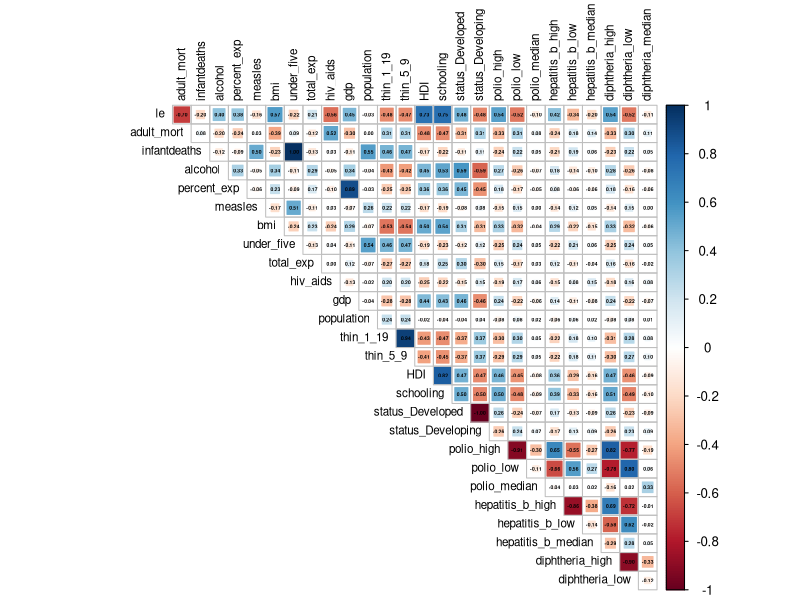

Generate this figure with R: (Note: this script raises an error after producing the figure.)
## ---- chunk 1
library(tidyverse)
library(modelr)
library(mgcv)
library(corrplot)
library(leaps)
library(caret)
library(patchwork)

knitr::opts_chunk$set(
  echo = TRUE,
  fig.width = 6,
  fig.asp = .7,
  dpi = 800,
  out.width = "80%"
)

theme_set(theme_minimal())

options(
  ggplot2.continuous.colour = "viridis",
  ggplot2.continuous.fill = "viridis"
)

scale_colour_discrete = scale_colour_viridis_d
scale_fill_discrete = scale_fill_viridis_d
## ---- chunk 2
le_df = 
  read_csv("./data/Dummy_Data.CSV")
## ---- chunk 3
cm_df =
  le_df %>%
  dplyr::select(-c(country,continent,year))

corrplot(cor(cm_df), type = "upper", diag = FALSE, method = "square", addCoef.col = "black", number.cex = .3, tl.col = "black", tl.cex = .7)
## ---- chunk 4
sub_fit = regsubsets(le ~ status_Developed + adult_mort + infantdeaths + alcohol + percent_exp + hepatitis_b_high + hepatitis_b_low + measles + bmi + under_five + polio_high + polio_low + total_exp + diphtheria_high + diphtheria_low + hiv_aids + gdp + population + thin_1_19 + thin_5_9 + HDI + schooling, data = le_df)

best_summary = summary(sub_fit)
best_summary_df = 
  as.data.frame(best_summary$outmat) %>% 
  remove_rownames() %>% 
  add_column(" " = c(1:9), .before = "status_Developed")

table = as.data.frame(t(best_summary_df[-1])) %>% 
  rename("1" = "V1", "2" = "V2", "3" = "V3","4" = "V4", "5" = "V5", "6" = "V6","7" = "V7", "8" = "V8","9" = "V9")
## ---- chunk 5
table %>% 
     knitr::kable()
## ---- chunk 6
Model_comparison =
  tibble(
	n_pred = c(1:9),
	"Adj R2" = best_summary$adjr2,
	"BIC" = best_summary$bic,
	"Cp" = best_summary$cp,
	"RSE" = best_summary$rsq,
	"RSS" = best_summary$rss
	) %>%
	gather(key = "Statistics", value = "value", 2:6) %>%
	ggplot(aes(x = n_pred, y = value)) +
	  geom_point() +
	  geom_line() +
	  facet_grid(Statistics ~ ., scales = "free_y") +
	  labs(
	  	x = "Number of Predictors",
	  	y = "Values",
	  	title = "Model Selection Criteria Comparison"
	  )

Model_comparison
## ---- chunk 7
#stepwise
mod_1 = lm(le ~ status_Developed + adult_mort + bmi + polio_high + diphtheria_low + hiv_aids + gdp + thin_1_19 + HDI + schooling, data = le_df)

# model_7
mod_2 = lm(le ~ status_Developed + percent_exp + HDI + adult_mort + infantdeaths + schooling + gdp + hiv_aids + gdp * percent_exp, data = le_df)

#backward/forward
mod_3 = lm(le ~ status_Developed + adult_mort + bmi + polio_high + diphtheria_high + hiv_aids + gdp + thin_1_19 + HDI + schooling, data = le_df)

#best subsets selection 
mod_4 = lm(le ~ adult_mort + bmi + under_five + polio_high + hiv_aids + gdp + HDI + schooling, data = le_df)

## ---- chunk 8
set.seed(2)

cv_df = 
  crossv_mc(le_df, 100) %>% 
  mutate(
    train = map(train, as_tibble),
    test = map(test, as_tibble)
  ) %>% 
  mutate(
    mod_1 = map(train, ~lm(formula = formula(mod_1), data = .x)),
    mod_2 = map(train, ~lm(formula = formula(mod_2), data = .x)),
    mod_3 = map(train, ~lm(formula = formula(mod_3), data = .x)),
    mod_4 = map(train, ~lm(formula = formula(mod_4), data = .x))
    ) %>% 
  mutate(
    rmse_1 = map2_dbl(mod_1, test, ~rmse(model = .x, data = .y)),
    rmse_2 = map2_dbl(mod_2, test, ~rmse(model = .x, data = .y)),
    rmse_3 = map2_dbl(mod_3, test, ~rmse(model = .x, data = .y)),
    rmse_4 = map2_dbl(mod_4, test, ~rmse(model = .x, data = .y))
    ) %>% 
  mutate(
    mae_1 = map2_dbl(mod_1, test, ~mae(model = .x, data = .y)),
    mae_2 = map2_dbl(mod_2, test, ~mae(model = .x, data = .y)),
    mae_3 = map2_dbl(mod_3, test, ~mae(model = .x, data = .y)),
    mae_4 = map2_dbl(mod_4, test, ~mae(model = .x, data = .y))
    ) %>% 
  mutate(
    rsq_1 = map2_dbl(mod_1, test, ~rsquare(model = .x, data = .y)),
    rsq_2 = map2_dbl(mod_2, test, ~rsquare(model = .x, data = .y)),
    rsq_3 = map2_dbl(mod_3, test, ~rsquare(model = .x, data = .y)),
    rsq_4 = map2_dbl(mod_4, test, ~rsquare(model = .x, data = .y))
    )
## ---- chunk 9
rmse_table = 
  cv_df %>%
  pivot_longer(
    rmse_1:rmse_4,
    names_to = "model", 
    values_to = "rmse",
    names_prefix = "rmse_") %>% 
  mutate(model = fct_inorder(model),
         model = fct_recode(model, "Model 1" = "1",
                                   "Model 2" = "2",
                                   "Model 3" = "3",
                                   "Model 4" = "4"))
rsq_table = 
  cv_df %>% 
  pivot_longer(
    rsq_1:rsq_4,
    names_to = "model", 
    values_to = "rsq",
    names_prefix = "rsq_") %>% 
  mutate(model = fct_inorder(model),
         model = fct_recode(model, "Model 1" = "1",
                                   "Model 2" = "2",
                                   "Model 3" = "3",
                                   "Model 4" = "4"))
mae_table = 
  cv_df %>% 
  pivot_longer(
    mae_1:mae_4,
    names_to = "model", 
    values_to = "mae",
    names_prefix = "mae_") %>% 
  mutate(model = fct_inorder(model),
         model = fct_recode(model, "Model 1" = "1",
                                   "Model 2" = "2",
                                   "Model 3" = "3",
                                   "Model 4" = "4"))
## ---- chunk 10
rmse_plot =
  rmse_table %>% 
  ggplot(aes(x = model, y = rmse, fill = model)) + 
  geom_violin() + 
  labs(x = "",
       y = "RMSE") +
  scale_fill_brewer(type = 'seq', palette = 'Set2') +
  theme(legend.position = 'none',
        plot.title = element_text(hjust = 0.5))

rsq_plot =
  rsq_table %>% 
  ggplot(aes(x = model, y = rsq, fill = model)) + 
  geom_violin() + 
  labs(x = "",
       y = "RSquared") +
  scale_fill_brewer(type = 'seq', palette = 'Set2') +
  theme(legend.position = 'none',
        plot.title = element_text(hjust = 0.5))

mae_plot =
  mae_table %>% 
  ggplot(aes(x = model, y = mae, fill = model)) + 
  geom_violin() + 
  labs(x = "",
       y = "MAE") +
  scale_fill_brewer(type = 'seq', palette = 'Set2') +
  theme(legend.position = 'none',
        plot.title = element_text(hjust = 0.5))

rmse_plot/rsq_plot/mae_plot
## ---- chunk 11
mean_rmse =
  rmse_table %>% 
  group_by(model) %>% 
  summarize(mean_rmse = mean(rmse))

mean_mae = 
  mae_table %>%
  group_by(model) %>% 
  summarize(mean_mae = mean(mae))

mean_rsquare = 
  rsq_table %>% 
  group_by(model) %>% 
  summarize(mean_rsq = mean(rsq))

Model_comparison_table =
  full_join(inner_join(mean_rmse, mean_rsquare), mean_mae) %>% 
  knitr::kable()

Model_comparison_table 
## ---- chunk 12
mod_1 %>% 
  broom::tidy() %>% 
  knitr::kable()
